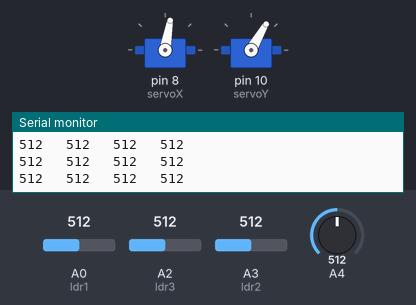
Bench run of a sketch on a simulated Arduino Uno, built with avr-gcc and run on an emulated ATmega328P. Parts: 2 × servo, the last lines printed to the serial monitor. The inputs (shaded band) are chosen by the test bench; at power-on: A2 (ldr3) = 512, A0 (ldr1) = 512, A4 = 512, A3 (ldr2) = 512.

Above: at 1.3 s.
1.4 s: A2 (ldr3) set to 549
2.9 s: A2 (ldr3) set to 571
At 3.3 s:
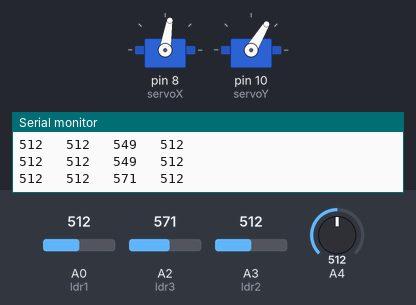
5.9 s: A0 (ldr1) set to 605
At 8.8 s:
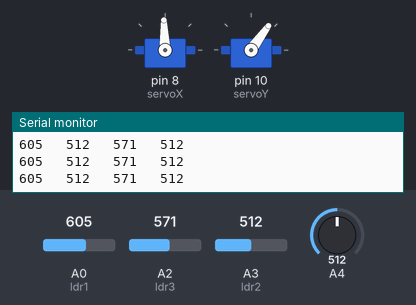
8.9 s: A0 (ldr1) set to 636
At 9.4 s:
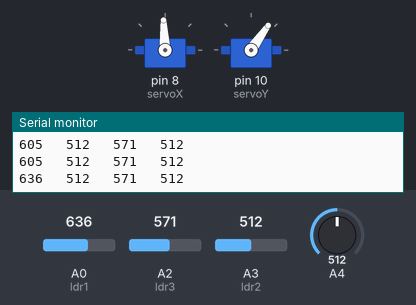
11.9 s: A4 set to 415
At 14.8 s:
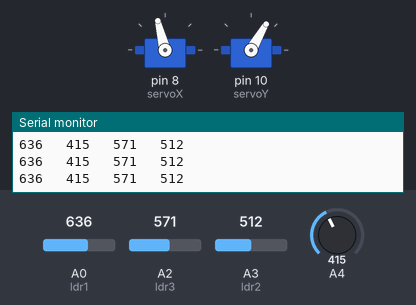
14.9 s: A4 set to 380
At 20.9 s:
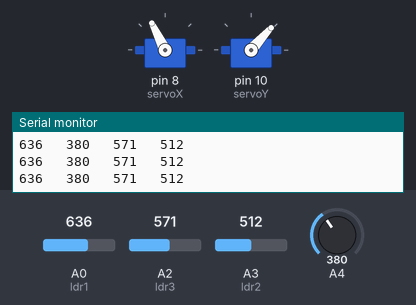
Timing chart, 0 to 24.5 s (numbered marks = the images above; inputs shaded):
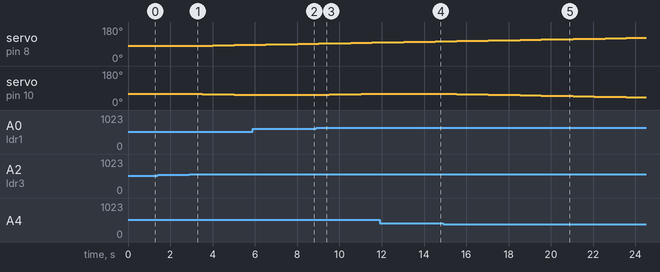

Measured:
- the behaviour switches between 397 and 396 on A4 (found by bisection; images 4 and 5)
- after the input at 2.9 s, servo on pin 8 (servoX): moves from 80° to 86° over 2.5 s, starting after 0.11 s; servo on pin 10 (servoY): moves from 60° to 54° over 2.5 s, starting after 0.11 s
- after the input at 5.9 s, servo on pin 10 (servoY): stays 54° (without the input it goes to 53° after 0.12 s)
- after the input at 8.9 s, servo on pin 10 (servoY): moves from 54° to 60° over 2.5 s, starting after 0.13 s
- after the input at 11.9 s, servo on pin 10 (servoY): stays 60° (without the input it goes to 61° after 0.13 s)
- after the input at 14.9 s, servo on pin 10 (servoY): moves from 60° to 41° over 9.0 s, starting after 0.14 s

The sketch:

V1.0.ino
```cpp
#include <Servo.h>

Servo servoX;
Servo servoY;

int ldr1 = A0; // LDR kiri atas
int ldr2 = A3; // LDR kanan atas
int ldr3 = A2; // LDR kiri bawah
int ldr4 = A3; // LDR kanan bawah

int posX = 80; // Posisi awal sumbu X
int posY = 60;  // Posisi awal sumbu Y (tegak lurus)
int threshold = 50; // Threshold untuk perbedaan cahaya

void setup() {
  servoX.attach(8);  // Servo X pada pin 9
  servoY.attach(10); // Servo Y pada pin 10

  servoX.write(posX); // Set posisi awal X
  servoY.write(posY); // Set posisi awal Y

  pinMode(ldr1, INPUT);
  pinMode(ldr2, INPUT);
  pinMode(ldr3, INPUT);
  pinMode(ldr4, INPUT);

  Serial.begin(9600);
}

void loop() {

  int val1 = analogRead(ldr1);
  int val2 = analogRead(ldr2*2);
  int val3 = analogRead(ldr3);
  int val4 = analogRead(ldr4);
  Serial.print(val1);
  Serial.print("   ");
  Serial.print(val2);
  Serial.print("   ");
  Serial.print(val3);
  Serial.print("   ");
  Serial.print(val4);
  Serial.println("   ");

  // Menghitung perbedaan untuk sumbu X dan Y
  int diffX = (val1 + val3) - (val2 + val4);
  int diffY = (val1 + val2) - (val3 + val4);

  // Logika pergerakan X
  if (abs(diffX) > threshold) {
    if (diffX > 0 && posX > 0) {
      posX++;
    } else if (diffX < 0 && posX < 180) {
      posX--;
    }
  }

  // Logika pergerakan Y (sudut 0 = tegak, sudut 90 = maju)
  if (abs(diffY) > threshold) {
    if (diffY > 0 && posY < 120) {
      posY++;
    } else if (diffY < 0 && posY > 0) {
      posY--;
    }
  }

  servoX.write(posX); // Menggerakkan servo X
  servoY.write(posY); // Menggerakkan servo Y

  delay(500); // Delay untuk stabilisasi
}
```
